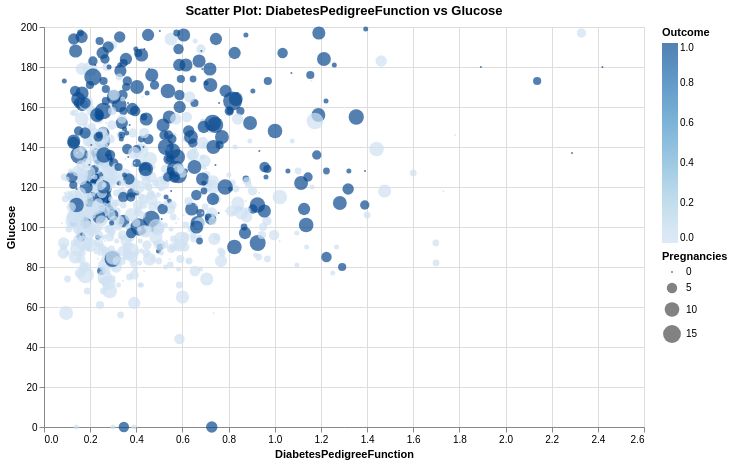

This figure's Vega-Lite source:
### Vega-Lite specification from a JSON file in a GitHub repository (floating-point values rounded to 4 significant figures; data arrays with more than 128 entries replaced by an {"elided": "..."} marker saying what was removed)
{"$schema": "https://vega.github.io/schema/vega-lite/v5.json", "title": "Scatter Plot: DiabetesPedigreeFunction vs Glucose", "width": 600, "height": 400, "data": {"values": {"elided": "768 records"}}, "mark": {"type": "point", "filled": true, "opacity": 0.7}, "encoding": {"x": {"field": "DiabetesPedigreeFunction", "type": "quantitative", "scale": {}}, "y": {"field": "Glucose", "type": "quantitative", "scale": {}}, "color": {"field": "Outcome", "type": "quantitative"}, "size": {"field": "Pregnancies", "type": "quantitative"}, "tooltip": [{"field": "DiabetesPedigreeFunction", "type": "quantitative"}, {"field": "Glucose", "type": "quantitative"}, {"field": "Outcome", "type": "quantitative"}, {"field": "Pregnancies", "type": "quantitative"}]}, "transform": [], "params": []}
